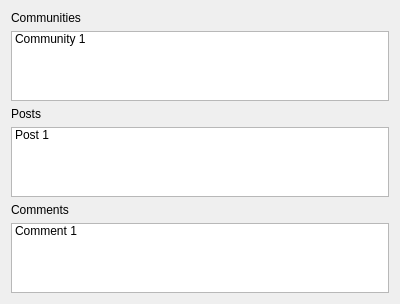
<?xml version="1.0" encoding="UTF-8"?>
<ui version="4.0">
 <class>searchResults</class>
 <widget class="QDialog" name="searchResults">
  <property name="geometry">
   <rect>
    <x>0</x>
    <y>0</y>
    <width>400</width>
    <height>300</height>
   </rect>
  </property>
  <property name="windowTitle">
   <string>Search Results</string>
  </property>
  <layout class="QVBoxLayout" name="verticalLayout">
   <item>
    <widget class="QLabel" name="label">
     <property name="text">
      <string>Communities</string>
     </property>
    </widget>
   </item>
   <item>
    <widget class="QListWidget" name="listWidget_communitiesFromSearch">
     <item>
      <property name="text">
       <string>Community 1</string>
      </property>
     </item>
    </widget>
   </item>
   <item>
    <widget class="QLabel" name="label_2">
     <property name="text">
      <string>Posts</string>
     </property>
    </widget>
   </item>
   <item>
    <widget class="QListWidget" name="listWidget_postsFromSearch">
     <item>
      <property name="text">
       <string>Post 1</string>
      </property>
     </item>
    </widget>
   </item>
   <item>
    <widget class="QLabel" name="label_3">
     <property name="text">
      <string>Comments</string>
     </property>
    </widget>
   </item>
   <item>
    <widget class="QListWidget" name="listWidget_commentsFromSearch">
     <item>
      <property name="text">
       <string>Comment 1</string>
      </property>
     </item>
    </widget>
   </item>
  </layout>
 </widget>
 <resources/>
 <connections/>
</ui>
